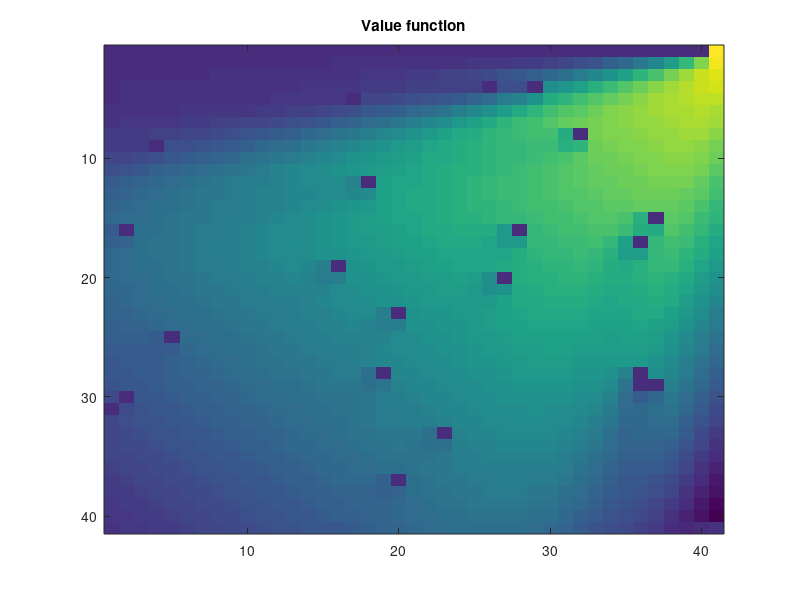
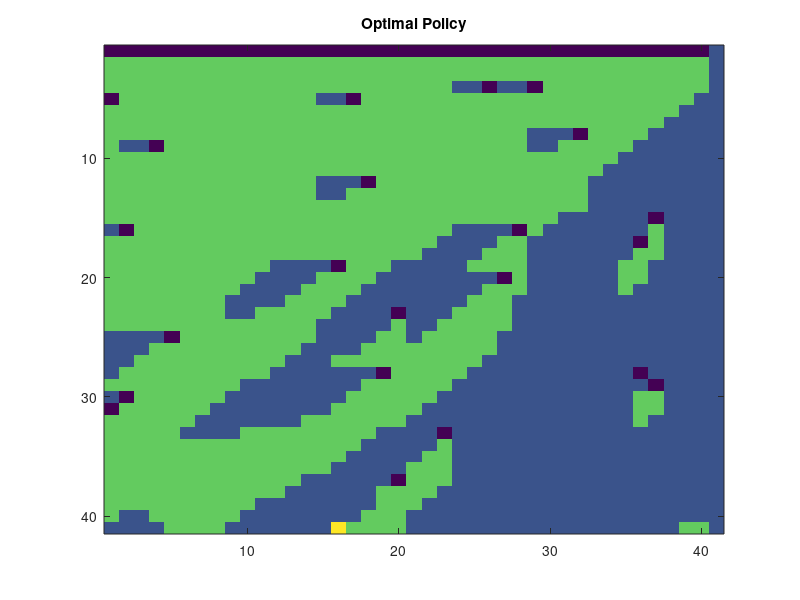
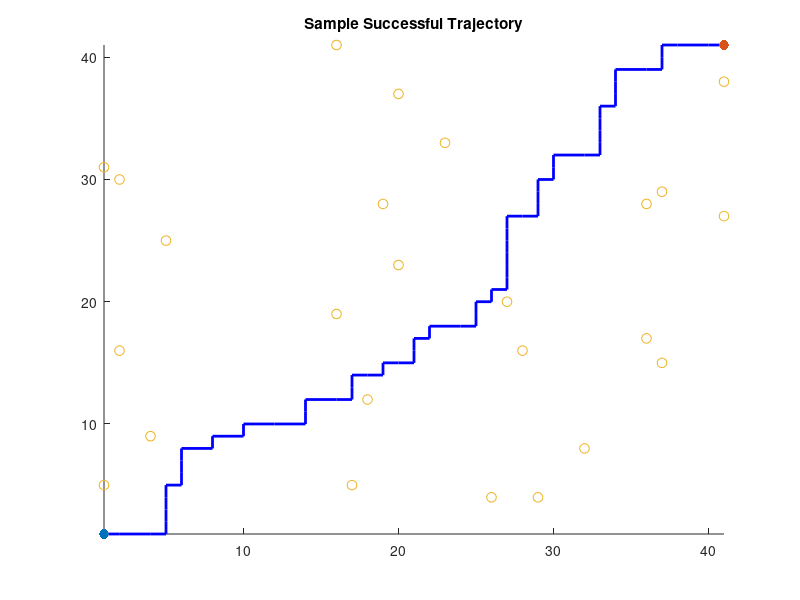

Write MATLAB code to recreate these figures, in order.
%% MECH 6326 - Homework 4
% Author: Jonas Wagner
% Date: 2023-04-14
% Much credit to collaboraters: 
% Devshan, Leon, Alyssa
% (+ Chat GPT/Bing Chatbot)

%% Problem 1
% part a
clc; clear; close all

a = load('robot_nav.mat');
[i_ind, j_ind, ~] = find(a.X); % Unpack the structure data
map = -1* a.X;
grid_size = size(map,1);

map(1,end) = 1; % End point
map(1,1:end-1) = -1;
map(2:end,end) = -1;

% Scenarios:
u_mat = [
    0.8 0.2; % North North
    0.6 0.4; % North East
    0.2 0.8; % East North
    0.4 0.6]; % East East

N = 82;

J = zeros(grid_size,grid_size,N+1); % Value function
J(:,:,N+1) = map;

pi_Star = zeros(grid_size,grid_size,N); % Optimal policy


for k=N:-1:1 % backwards time recursion
    for i=1:grid_size 
        for j=1:grid_size       
            if map(i,j) ~= 0            % Hit something
                if (i < grid_size) && (j < grid_size)   % Hit obstacle
                    J(i,j,k) = -1;
                    pi_Star(i,j,k) = 0;
                elseif i == grid_size           % Hit top boundary
                    Ji = zeros(2,1);
                    for u = 3:4
                        Ji(u) = map(i,j) + u_mat(u,:)*[J(max(1,i-1),j,k+1) J(i,min(j+1,grid_size),k+1)]';
                    end
                    [J(i,j,k), pi_Star(i,j,k)] = max(Ji);
                elseif j == grid_size           % Hit right boundary
                    Ji = zeros(2,1);
                    for u = 1:2
                        Ji(u) = map(i,j) + u_mat(u,:)*[J(max(1,i-1),j,k+1) J(i,min(j+1,grid_size),k+1)]';
                    end
                    [J(i,j,k), pi_Star(i,j,k)] = max(Ji);
                end
            else                        % Did not hit anything
                Ji = zeros(4,1);
                for u = 1:4
                    Ji(u) = map(i,j) + u_mat(u,:)*[J(max(1,i-1),j,k+1) J(i,min(j+1,grid_size),k+1)]';
                end
                [J(i,j,k), pi_Star(i,j,k)] = max(Ji);
            end
            
        end
    end
end

figure;
imagesc(J(:,:,1));
title("Value function");
saveas(gcf,'figs/pblm1_valFunc.png')

figure;
imagesc(pi_Star(:,:,1));
title("Optimal Policy");
saveas(gcf,'figs/pblm1_optPolicy.png')

% part b
% initialize variables
N = 1000; % number of Monte Carlo simulations
success_count = 0; % count successful simulations
success_trajectories = {}; % store successful trajectories
obstacles = [i_ind j_ind]; % obstacles matrix

% Monte Carlo simulation
for i = 1:N
    % initialize a new simulation
    x = 1; % start state
    y = 1;
    trajectory = [x y];
    
    % simulate until reaching the goal or crashing
    while ~(x == 41 && y == 41) && ~ismember([x y], obstacles, 'rows')
        % choose an action based on the optimal policy
        action = pi_Star(42-x, y);
        if action == 1 % move right
            if rand() < 0.8 % move in the intended direction
                y = min(41, y+1);
            else % move in the unintended direction
                x = min(41, x+1);
            end
        else % move up
            if rand() < 0.6 % move in the intended direction
                x = min(41, x+1);
            else % move in the unintended direction
                y = min(41, y+1);
            end
        end
        
        % add the new state to the trajectory
        trajectory = [trajectory; x y];
    end
    
    % check if the simulation was successful
    if x == 41 && y == 41
        success_count = success_count + 1;
        success_trajectories{end+1} = trajectory;
    end
end

% estimate the success rate
success_rate = (success_count / N)*100;
fprintf("Success rate: %.2f%%", success_rate);
fprintf("\n");

% plot a successful trajectory
figure;
hold on;
for i = 1:size(success_trajectories{1}, 1)-1
    x1 = success_trajectories{1}(i, 1);
    y1 = success_trajectories{1}(i, 2);
    x2 = success_trajectories{1}(i+1, 1);
    y2 = success_trajectories{1}(i+1, 2);
    plot([y1 y2], [x1 x2],'b', 'LineWidth', 2);
end
scatter(1, 1, 50, 'ko', 'filled');
scatter(41, 41, 50, 'go', 'filled');
scatter(j_ind, i_ind, 50, 'r*');
xlim([1 41]);
ylim([1 41]);
title("Sample Successful Trajectory");
saveas(gcf,'figs/pblm1_sampleTraj.png')


%% Problem 2
% clear; close all;% clc

% Problem Data
A = [.4 -.3 0 .6;
     .1 .7 .2 0;
     .5 .2 -.8 .1;
     0 .3 -.4 9];
B = [.1 .1;
     .1 .3;
     0 .1;
     .2 0];
Q = eye(4);
R = eye(2);
w = [.1; -.1; .3; -.3];
W = .1*eye(4);
N = 30;

% Calculation of Cost
P(:,:,31) = Q;
for t = N:-1:1
    P(:,:,t) = Q + A'*P(:,:,t+1)*A - A'*P(:,:,t+1)*B*inv(R + B'*P(:,:,t+1)*B)*B'*P(:,:,t+1)*A;
end

x0 = [0;0;0;0];
constants = 0;
for i = 1:30
    constants = constants + trace(P(:,:,t+1)*W);
end

initial_cost = x0'*P(:,:,1)*x0 + constants
initial_coefficients = -inv(R + B'*P(:,:,2)*B)*(B'*P(:,:,2)*A*x0 + B'*P(:,:,2)*w)


